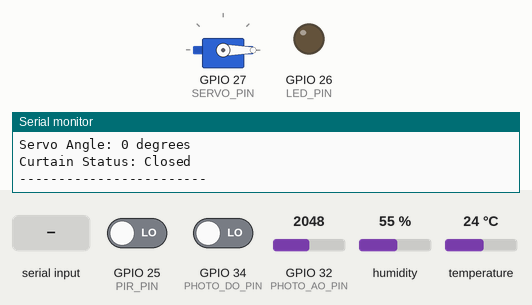
This sketch was run on a simulated ESP32. Parts: servo, output pins drawn as LEDs (lit = HIGH), the last lines printed to the serial monitor. The test bench sets the inputs (shaded band); at power-on: GPIO 25 (PIR_PIN) LOW, GPIO 32 (PHOTO_AO_PIN) = 2048, GPIO 34 (PHOTO_DO_PIN) LOW, humidity 55 %, temperature 24 °C.

Above: at 2.2 s.
2.3 s: "ON\n" received over Serial
At 3.9 s:
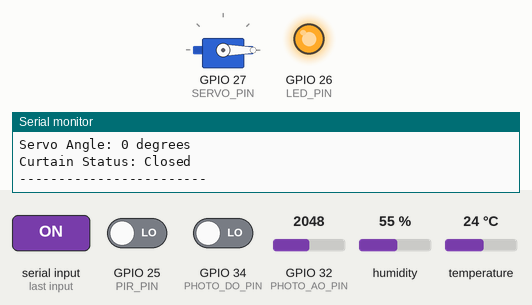
5.0 s: "90\n" received over Serial
At 5.6 s:
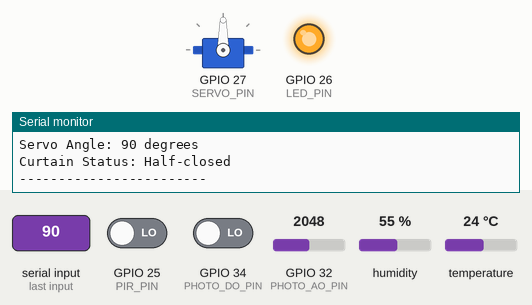
7.7 s: "OFF\n" received over Serial
At 9.8 s:
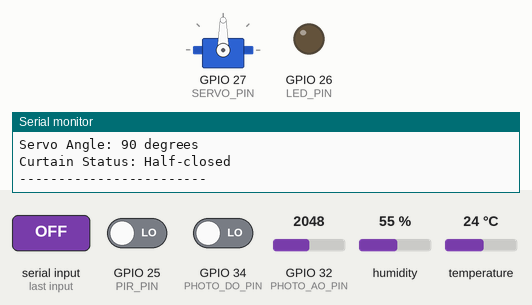
18.7 s: "5\n" received over Serial
At 19.9 s:
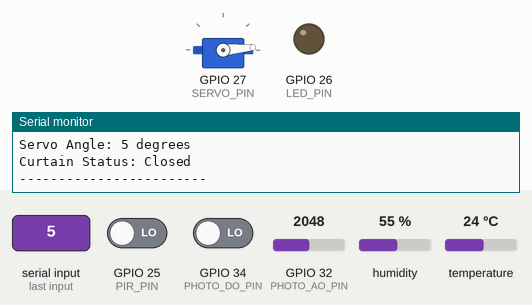
Timing chart, 0 to 21.7 s (numbered marks = the images above; inputs shaded):
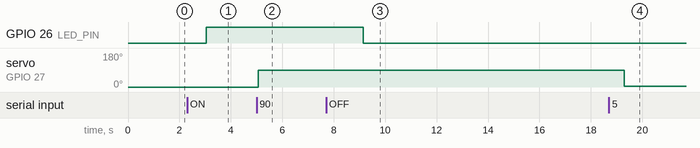

The sketch:

4436_esp32_without_mqtt.ino
```cpp
#include <DHT.h>
#include <ESP32Servo.h> // Add Servo library

// Pin definitions
#define PIR_PIN 25        // PIR Sensor pin
#define DHT_PIN 33        // DHT11 Sensor pin
#define PHOTO_DO_PIN 34   // MH Photosensitivity Module Digital Output
#define PHOTO_AO_PIN 32   // MH Photosensitivity Module Analog Output
#define DHT_TYPE DHT11    // DHT 11
#define LED_PIN 26        // LED pin
#define SERVO_PIN 27      // Servo motor pin

// Function prototype for isNumeric
bool isNumeric(String str);

// Initialize sensors and servo
DHT dht(DHT_PIN, DHT_TYPE);
Servo myServo; // Create servo object

// Variable to store LED and servo states
bool ledState = LOW; // Initially LED is off
int servoAngle = 0; // Initial servo angle (0 degrees)

void setup() {
  Serial.begin(115200); // Start serial communication
  pinMode(PIR_PIN, INPUT); // Set PIR pin as input
  pinMode(PHOTO_DO_PIN, INPUT); // Set Photosensitivity Digital Output as input
  pinMode(PHOTO_AO_PIN, INPUT); // Set Photosensitivity Analog Output as input
  pinMode(LED_PIN, OUTPUT); // Set LED pin as output
  digitalWrite(LED_PIN, ledState); // Initialize LED state
  dht.begin(); // Start DHT sensor
  myServo.attach(SERVO_PIN); // Attach servo to pin
  myServo.write(servoAngle); // Initialize servo at 0 degrees

  Serial.println("ESP32 Sensor System Initialized!");
  Serial.println("Commands:");
  Serial.println(" - 'ON'/'OFF' to turn LED on/off");
  Serial.println(" - '0-180' to set servo angle (0-45: Closed, 46-135: Half-closed, 136-180: Open)");
  delay(1000); // Wait for sensors to stabilize
}

void loop() {
  // Check for Serial input to control LED or Servo
  if (Serial.available() > 0) {
    String command = Serial.readStringUntil('\n'); // Read command from Serial Monitor
    command.trim(); // Remove any whitespace or newline

    // Check if command is for LED
    if (command.equalsIgnoreCase("ON")) {
      ledState = HIGH;
      digitalWrite(LED_PIN, ledState);
      Serial.println("LED turned ON");
    } else if (command.equalsIgnoreCase("OFF")) {
      ledState = LOW;
      digitalWrite(LED_PIN, ledState);
      Serial.println("LED turned OFF");
    }
    // Check if command is a number (for servo angle)
    else if (isNumeric(command)) {
      int angle = command.toInt(); // Convert string to integer

      // Validate angle range (0-180)
      if (angle >= 0 && angle <= 180) {
        servoAngle = angle;
        myServo.write(servoAngle); // Set servo to the new angle
        Serial.print("Servo set to: ");
        Serial.print(servoAngle);
        Serial.println(" degrees");

        // Print status based on angle
        if (servoAngle >= 0 && servoAngle <= 45) {
          Serial.println("Status: Closed");
        } else if (servoAngle >= 46 && servoAngle <= 135) {
          Serial.println("Status: Half-closed");
        } else if (servoAngle >= 136 && servoAngle <= 180) {
          Serial.println("Status: Open");
        }
      } else {
        Serial.println("Invalid angle! Use 0-180 degrees");
      }
    } else {
      Serial.println("Invalid command! Use 'ON', 'OFF', or 0-180 for servo angle");
    }
  }

  // Read PIR Sensor (Occupancy)
  int occupancy = digitalRead(PIR_PIN);
  Serial.print("Occupancy: ");
  if (occupancy == HIGH) {
    Serial.println("Detected (Movement)");
  } else {
    Serial.println("No Movement");
  }

  // Read MH Photosensitivity Module
  int lightDigital = digitalRead(PHOTO_DO_PIN); // Digital output (HIGH/LOW based on threshold)
  int lightAnalog = analogRead(PHOTO_AO_PIN); // Analog output (0-4095 for ESP32)

  Serial.print("Light Digital Output: ");
  if (lightAnalog < 2000) {
    Serial.println("Bright (Above Threshold)");
  } else {
    Serial.println("Dark (Below Threshold)");
  }

  // Print Brightness Value (using Analog Output)
  Serial.print("Brightness Value: ");
  Serial.println(lightAnalog); // Raw analog value (0-4095)

  // Read DHT11 (Temperature and Humidity)
  float humidity = dht.readHumidity();
  float temperature = dht.readTemperature();

  if (isnan(humidity) || isnan(temperature)) {
    Serial.println("Failed to read from DHT sensor!");
  } else {
    Serial.print("Humidity: ");
    Serial.print(humidity);
    Serial.print("%  Temperature: ");
    Serial.print(temperature);
    Serial.println("°C");
  }

  // Print current LED and Servo states
  Serial.print("LED State: ");
  if (ledState == HIGH) {
    Serial.println("ON");
  } else {
    Serial.println("OFF");
  }

  Serial.print("Servo Angle: ");
  Serial.print(servoAngle);
  Serial.println(" degrees");

  // Print current servo status
  if (servoAngle >= 0 && servoAngle <= 45) {
    Serial.println("Curtain Status: Closed");
  } else if (servoAngle >= 46 && servoAngle <= 135) {
    Serial.println("Curtain Status: Half-closed");
  } else if (servoAngle >= 136 && servoAngle <= 180) {
    Serial.println("Curtain Status: Open");
  }

  Serial.println("------------------------");
  delay(2000); // Wait 2 seconds before next reading
}

// Function definition for isNumeric
bool isNumeric(String str) {
  for (int i = 0; i < str.length(); i++) {
    if (!isDigit(str.charAt(i))) {
      return false;
    }
  }
  return true;
}
```

Measured:
- after the input at 2.3 s, GPIO 26 (LED_PIN): LOW → HIGH after 0.74 s
- after the input at 5.0 s, servo on GPIO 27 (SERVO_PIN): 0° → 90° after 0.07 s
- after the input at 7.7 s, GPIO 26 (LED_PIN): HIGH → LOW after 1.4 s
- after the input at 18.7 s, servo on GPIO 27 (SERVO_PIN): 90° → 5° after 0.60 s
